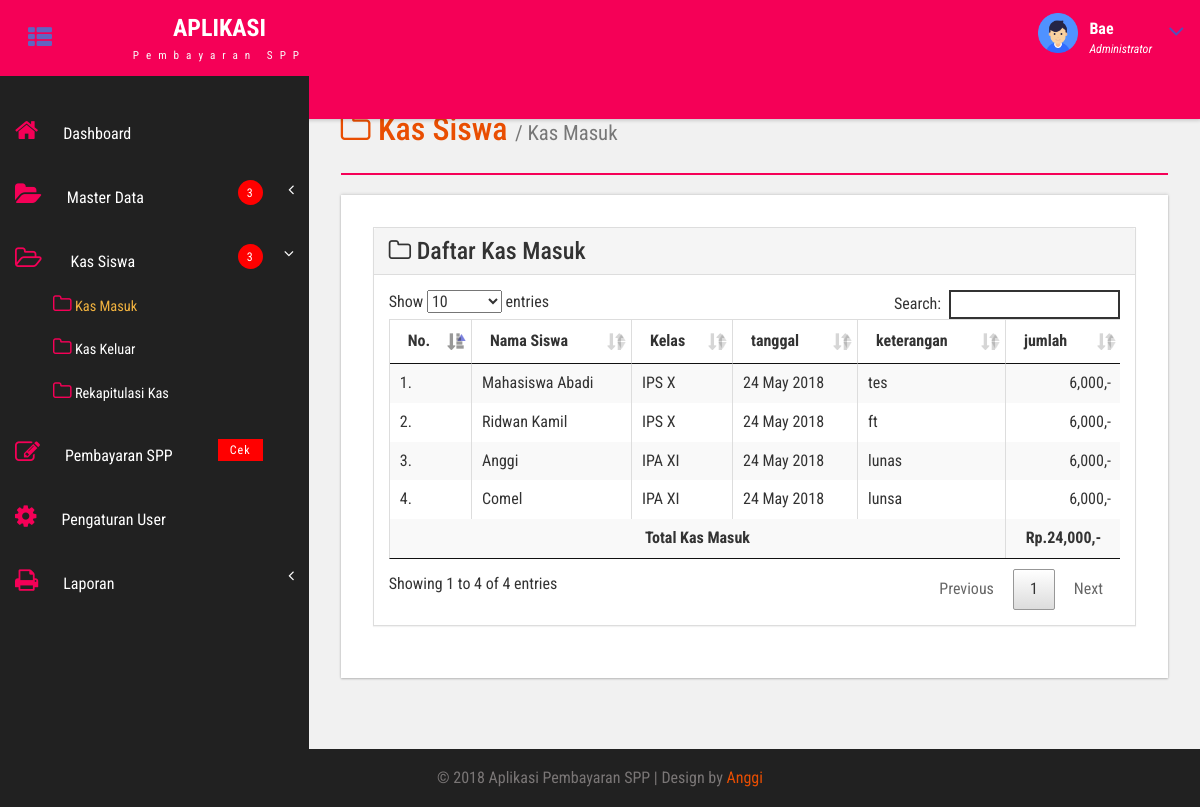
The page /kas_masuk.php (signed in) on the database its author committed.
### tables this page shows
CREATE TABLE `db_kas` (
  `kode` int(11) NOT NULL,
  `idguru` int(5) NOT NULL,
  `namasiswa` varchar(50) NOT NULL,
  `kelas` varchar(20) NOT NULL,
  `keterangan` varchar(300) NOT NULL,
  `tgl` date NOT NULL,
  `jumlah` int(30) NOT NULL,
  `jenis` varchar(20) NOT NULL,
  `keluar` varchar(15) NOT NULL
);

### kas_masuk.php (the view)
<?php include "header.php" ?>
<div id="page-wrapper">
			<div class="main-page">
				<h3 class="title1">  <span class="fa fa-folder-o"></span> Kas Siswa <small>/ Kas Masuk</small> </h3>
				<hr style="border: 1px solid #f50057;">
				<div class="blank-page widget-shadow scroll" id="style-2 div1">
<div class="panel panel-default">
<div class="panel-heading">
<h3><span class="fa fa-folder-o"></span> Daftar Kas Masuk</h3>
</div>
<div class="panel-body">
<div class="table-responsive">
<table class="table table-striped table-bordered table-hover data">
    <thead>
        <tr>
            <th>No.</th>
            <th>Nama Siswa</th>
            <th>Kelas</th>
            <th>tanggal</th>
            <th>keterangan</th>
            <th>jumlah</th>
    </thead>
    <tbody>
        <?php
            $no = 1;
            $total=0;
            $sql = $konek->query("select * from db_kas where jenis = 'masuk' ");
            while ($data=$sql->fetch_assoc()) {
        ?>
        <tr class="odd gradeX">
            <td><?php echo $no++; ?>.</td>
            <td><?php echo $data['namasiswa'];?></td>
            <td><?php echo $data['kelas'];?></td>
            <td><?php echo date('d F Y', strtotime( $data['tgl']));?></td>
            <td><?php echo $data['keterangan'];?></td>
            <td align="right"><?php echo number_format( $data['jumlah']).",-";?></td>
        </tr>
        <?php
        $total=$total+$data['jumlah'];
    }
    ?>
    </tbody>
    <tr>
        <th colspan="5" style="text-align: center;">Total Kas Masuk</th>
        <th style="text-align: center;"><?php echo "Rp.".number_format( $total).",-"; ?></th>
    </tr>
</table>
</div>
</div>
</div>
  </div>
    </div>
    </div>
    </div>
<?php include "footer.php" ?>

### header.php (shortened to what this page needs)
<?php
include "koneksi.php";
?>
<!DOCTYPE HTML>
<html>
<head>
<link href="css/bootstrap.css" rel='stylesheet' type='text/css' />
<link href="css/style.css" rel='stylesheet' type='text/css' />
<link href="css/font-awesome.css" rel="stylesheet">
	<link rel="stylesheet" type="text/css" href="assets/DataTables/media/css/jquery.dataTables.css">
	<link rel="stylesheet" type="text/css" href="assets/DataTables/media/css/dataTables.bootstrap.css">
<link href="css/animate.css" rel="stylesheet" type="text/css" media="all">
<link href="css/custom.css" rel="stylesheet">
</head>
<body class="cbp-spmenu-push">
	<div class="main-content">
		<div class="sidebar" role="navigation">
            <div class="navbar-collapse">
				<nav class="cbp-spmenu cbp-spmenu-vertical cbp-spmenu-left" id="cbp-spmenu-s1">
					<ul class="nav" id="side-menu">
						<li>
							<a href="admin.php"><i class="fa fa-home nav_icon" style="font-size: 25px;color: #f50057;"></i>Dashboard</a>
						</li>
						<li>
							<a href="#"><i class="fa fa-folder-open nav_icon" style="font-size: 25px;color: #f50057;"></i>Master Data <span class="nav-badge" style="background-color: red;">3</span> <span class="fa arrow"></span></a>
						</li>
						<li>
							<a href="#"><i class="fa fa-folder-open-o nav_icon" style="font-size: 25px;color: #f50057;"></i> Kas Siswa <span class="nav-badge" style="background-color: red;">3</span> <span class="fa arrow"></span></a>
							<ul class="nav nav-second-level collapse">
								<li>
									<a href="kas_masuk.php"> <span style="font-size: 20px;color: #f50057;" class="fa fa-folder-o"></span> Kas Masuk</a>
								</li>
								<li>
									<a href="kas_keluar.php"> <span style="font-size: 20px;color: #f50057;" class="fa fa-folder-o"></span> Kas Keluar</a>
								</li>
									<li>
									<a href="rekap-kas.php"> <span style="font-size: 20px;color: #f50057;" class="fa fa-folder-o"></span> Rekapitulasi Kas</a>
								</li>
							</ul>
						</li>
						<li>
							<a href="transaksi.php"><i class="fa fa-edit nav_icon" style="font-size: 25px;color: #f50057;"></i>Pembayaran SPP <span class="nav-badge-btm" style="background-color: red;">Cek</span></a>
						</li>
						<li>
							<a href="data_admin.php"><i class="fa fa-gear nav_icon" style="font-size: 25px;color: #f50057;"></i>Pengaturan User </a>
						</li>
						<li>
							<a href="#"><i class="fa fa-print nav_icon" style="font-size: 25px;color: #f50057;"></i>Laporan <span class="fa arrow"></span></a>
						</li>
					</ul>
				</nav>
			</div>
		</div>
		<div class="sticky-header header-section" style="background-color:#f50057;">
			<div class="header-left">
				<button id="showLeftPush"><i class="fa fa-th-list"></i></button>
				<div class="logo" style="background-color: #f50057;">
					<a href="admin.php">
						<h1>APLIKASI</h1>
						<span>Pembayaran SPP</span>
					</a>
				</div>
				<div class="search-box">
					<b style="color: white;">SMAN 1 LEMBAH MELINTAG</b>
				</div>
			</div>
			<div class="header-right">
							<?php
if (@$_SESSION['login']) {
$sesi = @$_SESSION['id'];
}
$sql = mysqli_query($konek,"select * from admin where idadmin = '$sesi'") or die(mysqli_error($konek));
$data = mysqli_fetch_array($sql);
?>
				<div class="profile_details">
					<ul>
						<li class="dropdown profile_details_drop">
							<a href="#" class="dropdown-toggle" data-toggle="dropdown" aria-expanded="false">
								<div class="profile_img">
									<span class="prfil-img"> <img src="images/<?php echo $data['foto']; ?>" width="40"> </span>
									<div class="user-name">
										<p style="color: white;"><?php echo $data['namalengkap']; ?></p>
										<span style="color: white;">Administrator</span>
									</div>
									<i class="fa fa-angle-down lnr"></i>
									<div class="clearfix"></div>
								</div>
							</a>
						</li>
					</ul>
				</div>
				<div class="clearfix"> </div>
			</div>
			<div class="clearfix"> </div>
		</div>

### css/style.css (style rules this page uses)
h4, h5, h6, h1, h2, h3 { margin: 0; }
ul, ol { margin: 0; }
p { margin: 0; }
html, body { font-family: 'Roboto Condensed', sans-serif; font-size: 100%; overflow-x: hidden; background: #fff; }
body a { transition: 0.5s all ease; -webkit-transition: 0.5s all ease; -moz-transition: 0.5s all ease; -o-transition: 0.5s all ease; -ms-transition: 0.5s all ease; text-decoration:none; }
h1,h2,h3,h4,h5,h6 { margin:0; }
p { margin:0; }
ul,label { margin:0; padding:0; }
.main-content { position: relative; }
.sticky-header { position: fixed; top: 0; left:0px; width: 100%; z-index: 100; }
.header-section { background:#FFF; box-shadow: 1px 1px 4px rgba(0, 0, 0, 0.21); -webkit-box-shadow: 1px 1px 4px rgba(0, 0, 0, 0.21); -moz-box-shadow: 1px 1px 4px rgba(0, 0, 0, 0.21); -o-box-shadow: 1px 1px 4px rgba(0, 0, 0, 0.21); }
.header-section::after { clear: both; display: block; content: ''; }
.header-left { float: left; width: 45%; }
.header-right { float: right; }
button#showLeftPush { font-size: 1.5em; width: 80px; padding: 0.87em 0; text-align: center; cursor: pointer; float: left; color: #21212; -moz-transition: all 0.2s ease-out 0s; -webkit-transition: all 0.2s ease-out 0s; transition: all 0.2s ease-out 0s; border: none; background-color: #f50057 ; outline:none; }
.cbp-spmenu { position: fixed; }
.cbp-spmenu-vertical { width: 309px; height: 100%; top: 76px; z-index: 1000; background-color:#212121; padding: 2em 0; }
.cbp-spmenu-left { left: 0; }
.cbp-spmenu-push { overflow-x: hidden; position: relative; }
.cbp-spmenu, .cbp-spmenu-push { -webkit-transition: all 0.3s ease; -moz-transition: all 0.3s ease; transition: all 0.3s ease; }
.cbp-spmenu-push div#page-wrapper { margin: 0 0 0 19.3em; transition:.5s all; -webkit-transition:.5s all; -moz-transition:.5s all; }
.sidebar ul li { margin-bottom: 1em; }
.sidebar ul li a { color: #FFFFFF; font-size: 1em; }
.sidebar .arrow { float: right; }
i.nav_icon { margin-right: 1em; font-size: 1.1em; }
.fa { display: inline-block; font-family: FontAwesome; font-style: normal; font-weight: normal; line-height: 1; -webkit-font-smoothing: antialiased; -moz-osx-font-smoothing: grayscale; }
span.nav-badge { font-size: 12px; color: #FFFFFF; background: rgba(255, 255, 255, 0.32); width: 25px; height: 25px; border-radius: 68%; -webkit-border-radius: 68%; -moz-border-radius: 68%; -o-border-radius: 68%; position: absolute; top: 18%; right: 15%; line-height: 26px; letter-spacing: 1px; text-align: center; }
span.nav-badge-btm { font-size: 12px; color: #FFF; background: #F2B33F; position: absolute; top: 18%; right: 15%; line-height: 22px; letter-spacing: 1px; text-align: center; padding: 0em 1em; }
.logo { background: #7cb342; text-align: center; float: left; }
.logo a { padding: 0.9em 3.3em .7em; display: block; text-decoration: none; }
.logo a h1 { color: #fff; font-size: 1.5em; line-height: 1.2em; font-weight: 700; }
.logo a span { color: #F8F8F8; font-size: .7em; text-align: center; letter-spacing: 7px; }
.search-box { float: left; width: 34%; margin: 1.2em 0 0 3em; position: relative; z-index: 1; display: inline-block; }
.sidebar .nav-second-level li a.active ,.sidebar ul li a.active { color: #F2B33F; }
li.active a i, .act a i { color: #F2B33F; }
.profile_details { float: right; }
.profile_details_drop a.dropdown-toggle { display:block; padding: 0.8em 3em 0 2em; }
.profile_img span.prfil-img { float:left; }
.user-name { float:left; margin-top:8px; margin-left:11px; height:35px; }
.profile_details ul li { list-style-type:none; position:relative; }
.profile_details li a i.fa.lnr { position: absolute; top: 34%; right: 8%; color: #4F52BA; font-size: 1.6em; }
.user-name p { font-size:1em; color:#DD6777; line-height:1em; font-weight:700; }
.user-name span { font-size: .75em; font-style: italic; color: #424f63; font-weight: normal; margin-top: .3em; }
.widget-shadow { background-color: #fff; box-shadow: 0 -1px 3px rgba(0,0,0,.12),0 1px 2px rgba(0,0,0,.24); -webkit-box-shadow: 0 -1px 3px rgba(0,0,0,.12),0 1px 2px rgba(0,0,0,.24); -moz-box-shadow: 0 -1px 3px rgba(0,0,0,.12),0 1px 2px rgba(0,0,0,.24); }
h3.title1 { font-size: 2em; color: #e94e02; margin-bottom: 0.8em; }
.table > thead > tr > th, .table > tbody > tr > th, .table > tfoot > tr > th, .table > thead > tr > td, .table > tbody > tr > td, .table > tfoot > tr > td { border-top: none; }
.blank-page { padding: 2em; }
.panel { border-radius: inherit; }

### rows shown on the page
db_kas: namasiswa "Mahasiswa Abadi", kelas "IPS X", tgl "24 May 2018", keterangan "tes", jumlah "6,000"
db_kas: namasiswa "Ridwan Kamil", kelas "IPS X", tgl "24 May 2018", keterangan "ft", jumlah "6,000"
db_kas: namasiswa "Anggi", kelas "IPA XI", tgl "24 May 2018", keterangan "lunas", jumlah "6,000"
db_kas: namasiswa "Comel", kelas "IPA XI", tgl "24 May 2018", keterangan "lunsa", jumlah "6,000"

### other values the page prints
$data['namalengkap'] "Bae"
$total "24,000"
